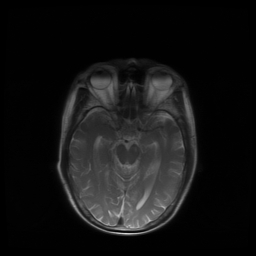
%> input picture digitalImage/size256256/IMG-0001-00002.jpg, 256 x 256 px, given in place of IMG-0001-00005.jpg, which was not available
$ octave main_test.m   (GNU Octave 9; MATLAB toolbox functions it lacks are replaced by stand-ins)
%> lines starting %> are read from the running program, lines starting %| are printed output that depends on the picture; pictures that were not available may be replaced by others from this repository, and a replacement may not be noted
### src/LSB4bit/encode_LSB.m
function [len, output] = encode_LSB(input, message, step)
% input: matrix grey scale of image 'IMG-0002-00001.jpg'
% mess: 'identifier'
    symbol_length = 4;          % init the number of bit in a symbol
    bit_length = 8;             % the number of bit in a char
    len = length(message);    % Length of the message where each character is 8 bits
    ascii_value = uint8(message);
    array = zeros(1,ceil(len*bit_length/symbol_length)); %split 4 bit
    for i = 1:len
        array(2*i-1) = bitshift(ascii_value(i), -symbol_length); % 4 bit dau
        array(2*i) = double(bitand(ascii_value(i),15));          % 4 bit cuoi
    end
    %stego-image
    output = input;             % Initialize output as input
    height = size(input, 1);
    width = size(input, 2);
    embed_counter = 1;          % Counter for number of embedded bits

    for i = 1:height
        for j = 1:step:width
            if(embed_counter <= length(array))
                output(i,j) = bitand(input(i,j),240)+array(embed_counter);
                embed_counter = embed_counter + 1;
            end
        end
    end
end

### src/LSB4bit/decode_LSB.m
function message = decode_LSB(matrix_decode, len_mess, step)
%path_decode: image link needs decoding
%len_mess: length of mess in binary

    message = '';
    input = matrix_decode;
    height = size(input,1);
    width = size(input,2);
    bit_length = 8;
    symbol_length = 4;
    array = zeros(1,ceil(len_mess*bit_length/symbol_length));
    k = 1;
    for i = 1:height
        for j = 1:step:width
            if(k <= length(array))
                array(k) = bitand(input(i,j),15);
                k = k + 1;
            end
        end
    end
    ascii_value = zeros(1,len_mess);
    for i = 1:len_mess
        ascii_value(i) = uint8(array(2*i)+bitshift(array(2*i-1),symbol_length));
        message = char(ascii_value);
    end
end

### src/AES256/capacity.m
function y = capacity(a)
    [r,c] = size(a);
    cap = 0;
    for x = 0:2:r-1
        for y = 0:2:c-1

            g = a(1+x:2+x,1+y:2+y);
            g = double(g);
            d0 = g(1,2)-g(1,1);
            d1 = g(2,1)-g(1,1);
            d2 = g(2,2)-g(1,1);
            lk = [0 8 16 32 64 128];
            uk = [7 15 31 63 127 255 ];
            d = [d0 d1 d2];
            d = abs(d);
            emb = zeros(1,3);
            for z = 1:3
                for i = 1:1:6
                    if (d(z) >= lk(i) && d(z) <= uk(i))
                        w = uk(i) - lk(i) + 1;
                        t = log2(w);
                        emb(z) = t;

                    end
                end
            end
            if((emb(1)>=5 && emb(2)>=4) || (emb(1)<5 && emb(3)>=6))
                d00 = g(1,2)-g(1,1);
                d01 = g(2,2)-g(2,1);
                d0 = [d00 d01];
                d0 = abs(d0);
                for z=1:2
                    for i=1:1:6
                        if (d(z)>=lk(i) && d(z)<=uk(i))
                            w = uk(i)-lk(i)+1;
                            t=log2(w);
                            cap=cap+t;
                        end
                    end
                end
            else
                cap=cap+emb(1)+emb(2)+emb(3);
            end
        end
    end
    cap = cap-32;  %subtract 32 bit length
    cap = floor(cap/8); %in bytes
    % [9 lines of commented-out code are left out]


end

### src/hidding_rgb_image/CaculateValues.m
function [capVal, mseVal, psnrVal, wPSNRval, histVal, ssimVal, ER] = CaculateValues(origin, stego, bitLength)
    addpath('../AES256');
    %Hiding capacity
    capVal = capacity(origin);
    %MSE
    mseVal = immse(origin, stego);
    %PSNR & wPSNR
    [psnrVal, wPSNRval] = psnrMetric(origin, stego, 4);
    % Histogram
    originHist = cat(2, origin);
    stegoHist = cat(2, stego);
    diff = abs(stegoHist - originHist);
    histVal = sum(sum(diff));
    % SSIM
    ssimVal = ssim(origin, stego);
    % Payload
    [H, W] = size(origin);
    ER = (bitLength/8*2)/(H*W);
end

### src/AES256/nvf.m
function [nvfVal,varargout] = nvf(x,statistic,varargin)

% [11 lines of commented-out code are left out]

%%%%%%%%%%%%%%%%%%%%%%%%%%%%%%%%%%%%%%%%%%%%%%%%%%%%%%%%%%%%%%%%%%%%%%%%
% Input:
%%%%%%%%%%%%%%%%%%%%%%%%%%%%%%%%%%%%%%%%%%%%%%%%%%%%%%%%%%%%%%%%%%%%%%%%
% x:
% nhood: Local window size for the calculation of the local mean and the
%        local variance.
% Th0: Th0 is contrast sensitivity (Th|range:50-1000) Th=150;
%%%%%%%%%%%%%%%%%%%%%%%%%%%%%%%%%%%%%%%%%%%%%%%%%%%%%%%%%%%%%%%%%%%%%%%%
% Output:
%%%%%%%%%%%%%%%%%%%%%%%%%%%%%%%%%%%%%%%%%%%%%%%%%%%%%%%%%%%%%%%%%%%%%%%%
% NVF:
%%%%%%%%%%%%%%%%%%%%%%%%%%%%%%%%%%%%%%%%%%%%%%%%%%%%%%%%%%%%%%%%%%%%%%%%

varargout=cell(1,2);

if nargin==2
    % Default value for Th0.
    Th0=150;
    % Default value for nhood.
    nhood=[3 3];
elseif nargin==3
    if length(varargin{1})>1
        nhood=varargin{1};
        Th0=150;
    else
        Th0=varargin{1};
        nhood=[3 3];
    end
elseif nargin==4
    nhood=varargin{1};
    Th0=varargin{2};
else
    errordgl('The number of parameters is not correct',...
             'Input arguments');
end

switch statistic
case 'nsG'

    % Local mean and local variance calculation.
    LocalMean=filter2(ones(nhood),x)/prod(nhood);
    LocalVar=filter2(ones(nhood),x.^2)/prod(nhood)-LocalMean.^2;

    % Contrast sensitivity.
    Th=Th0/max(LocalVar(:));

    % NVF calculation.
    nvfVal=1./(1+Th*LocalVar);

    % Normalization of NVF to be in the range of (0;1).
    %NVF=NVF/max(NVF(:));

case 'sgG'

end

if nargout>1
    varargout{1}=LocalMean;
    if nargout==3
        varargout{2}=LocalVar;
    end
end

### src/AES256/psnrMetric.m
function [PSNR,wPSNR]=psnrMetric(a,b,type)

%%%%%%%%%%%%%%%%%%%%%%%%%%%%%%%%%%%%%%%%%%%%%%%%%%%%%%%%%%%%%%%%%%%%%%%%
% Inputs:
%%%%%%%%%%%%%%%%%%%%%%%%%%%%%%%%%%%%%%%%%%%%%%%%%%%%%%%%%%%%%%%%%%%%%%%%
% [8 lines of commented-out code are left out]
%%%%%%%%%%%%%%%%%%%%%%%%%%%%%%%%%%%%%%%%%%%%%%%%%%%%%%%%%%%%%%%%%%%%%%%%
wPSNR=[];
if (a == b)
    out = inf;
else
    if size(a,3) == 3
        a=[a(:,:,1) a(:,:,2) a(:,:,3)];
        b=[b(:,:,1) b(:,:,2) b(:,:,3)];
    end
    if (type>=1 && type<=5)
        if (type==2 || type==4)
            statistics='nsG';
        else
            statistics='sgG';
        end
        NVF = nvf(a,statistics,150);
        NVF = NVF/max(NVF(:));
%         c = NVF.*(a-b).^2;
    end
    c =(double(a) - double(b)).^2;
    PSNR=10*log10(255^2*prod(size(a))/sum(c(:)));
    c = NVF.*c;
    wPSNR=10*log10(255^2*prod(size(a))/sum(c(:)));
end

### src/LSB4bit/main_test.m
clear;
% [10 lines of commented-out code are left out]
message = 'identifier:linh';
capVal = zeros(2^9,1); mseVal = zeros(2^9,1); psnrVal = zeros(2^9,1);
wPSNRval = zeros(2^9,1); histVal = zeros(2^9,1); ssimVal = zeros(2^9,1);
for k = 1:1
    addpath('../../digitalImage/size256256');
    str = int2str(5);
    path = strcat('IMG-0001-0000',str,'.jpg');
    rgbImage = imread(path);
%> rgbImage is the input picture: size 256x256x3 uint8; min 0, max 219, mean 20.4
    image = rgb2gray(rgbImage);
    for i = 1:2^9
        step = i;
        [len, result] = encode_LSB(image, message, step);
%> after the loop in encode_LSB, `for i = 1:height`: output: size 256x256 uint8; min 0, max 219, mean 20.4; mean of the top-left, top-right, bottom-left and bottom-right quarters 11.8, 12.5, 28.7, 28.7
%> after the loop in encode_LSB, `for i = 1:height`: embed_counter = 31
%> len = 15
        imwrite(result,'stego.png');
        message_check = decode_LSB(result, len, step);
%> after the loop in decode_LSB, `for i = 1:height`: array = 30 values, max 14 at index 8, min 2 at index 20, mean 6.97; k = 31
%> the loop in decode_LSB, `for i = 1:len_mess` made 15 passes
%> message on pass 15: 'identifier:linh'
%> after the loop in decode_LSB, `for i = 1:len_mess`: ascii_value = [105 100 101 110 116 105 102 105 101 114 58 108 105 110 104]
%> message_check = 'identifier:linh'
        if(strcmp(message_check, message) == 1)
%             disp('true');
            stego = imread('stego.png');
            origin = image;
% [6 lines of commented-out code are left out]
            addpath('../hidding_rgb_image');
            len_bits = len*8;
%> len_bits = 120
            [capVal(i), mseVal(i), psnrVal(i), wPSNRval(i), histVal(i), ssimVal(i), ER] = CaculateValues(origin, stego, len_bits);
%> after the loop in capacity, `for x = 0:2:r-1`: cap = 149311; d00 = -10; d01 = -1; emb = [3 3 3]; t = 3; w = 8
%> in capacity, `cap = cap-32;`: cap = 149279
%> in capacity, `cap = floor(cap/8);`: cap = 18659
%> in CaculateValues, `capVal = capacity(origin);`: capVal = 254
%> in CaculateValues, `mseVal = immse(origin, stego);`: mseVal = 0.0257
%> in nvf, `Th0=varargin{1};`: Th0 = 150
%> in nvf, `LocalVar=filter2(ones(nhood),x.^2)/prod(nhood)-LocalMean.^2;`:
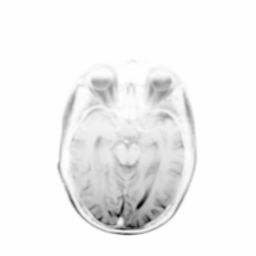
%> LocalVar: size 256x256 double; min -27485.8, max 32.89, mean -1335.2; drawn with min black and max white
%> in nvf, `Th=Th0/max(LocalVar(:));`: Th = 4.56
%> in nvf, `nvfVal=1./(1+Th*LocalVar);`:
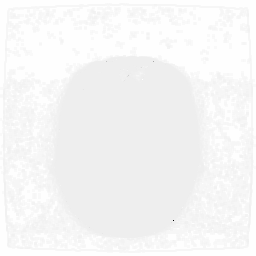
%> nvfVal: size 256x256 double; min -14.32, max 1, mean 0.475; drawn with min black and max white
%> in psnrMetric, `c =(double(a) - double(b)).^2;`:
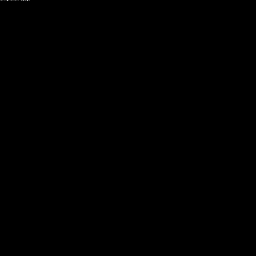
%> c: size 256x256 double; min 0, max 196, mean 0
%> in psnrMetric, `PSNR=10*log10(255^2*prod(size(a))/sum(c(:)));`: PSNR = 64.03
%> in CaculateValues, `histVal = sum(sum(diff));`: histVal = 209
%> in CaculateValues, `ssimVal = ssim(origin, stego);`: ssimVal = 0.999
%> in CaculateValues, `ER = (bitLength/8*2)/(H*W);`: ER = 0.000458
%> ER = 0.000458
%> (the run ends here)
